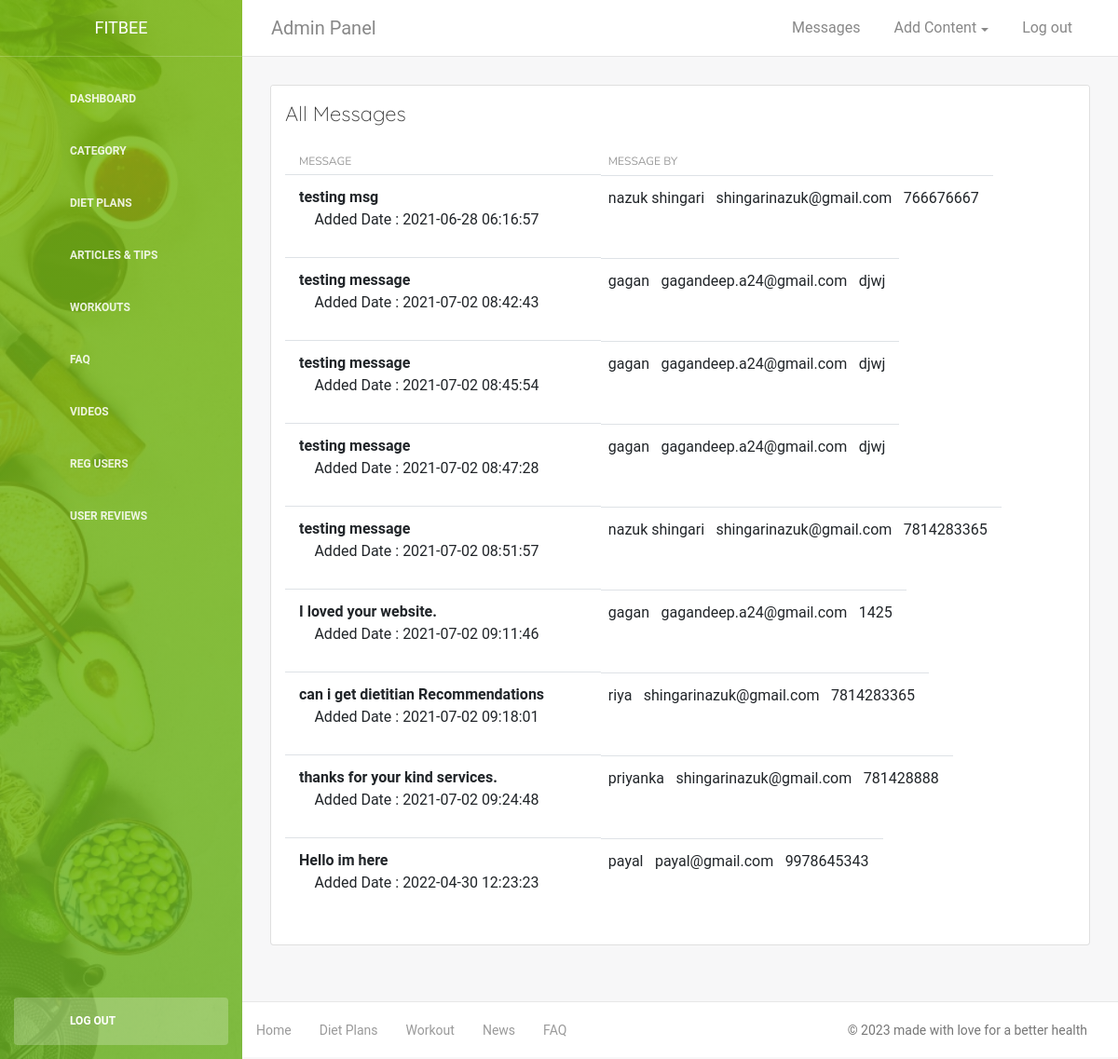
Screenshot of /Modules/allmsg.php (signed in) with the database file from the repository.
### tables this page shows
CREATE TABLE IF NOT EXISTS `contact` (
`msgid` int(11) NOT NULL,
  `emailId` varchar(80) NOT NULL,
  `phnNo` varchar(14) NOT NULL,
  `msg` varchar(600) NOT NULL,
  `name` varchar(40) NOT NULL,
  `msgDate` timestamp NOT NULL DEFAULT CURRENT_TIMESTAMP
);

### Modules/allmsg.php (the view, shortened to what this page needs)
<?php include 'header.php'; ?>
<div class="card-header ">
    <h4 class="card-title">All Messages </h4>
 </div>
<div class="card-body">
	<div class="row">
		<div class="col-md-12">
			<table class="table">
				<thead>
					<tr>
					<th> Message </th>
					<th> Message by	</th>
				</tr>
				</thead>
				<tbody>
		<?php
		$sql="select * from contact";
		$result=$conn->query($sql);
		while($row=$result->fetch_assoc()){
			echo "<tr>";
echo "<td><strong>".$row['msg']."</strong>
		<p> <i class='icofont-calendar text-info'></i> Added Date : ".$row['msgDate']."</p></td>";
		echo "<td><p>".$row['name']."
		</p> <p><i class='icofont-email text-info'></i>".$row['emailId']."</p><p><i class='icofont-phone text-info'></i>".$row['phnNo']."</p></td>";
			echo "</tr>";
		}
		?>
				</tbody>
			</table>
</div></div></div>
<?php include 'footer.php'; ?>

### Modules/header.php (style rules this page uses)
body { font-family: 'Nunito Sans', sans-serif; }
h1,h2,h3,h4,h5 { font-family: 'Quicksand', sans-serif; }
:root { --themeColor1:#86CA2D; --themeColor2:#1CC3CB; --themeColor3:#f59031; --themeColor4:#e74c3c; }

### rows the page displays
contact: msg "testing msg", msgDate "2021-06-28 06:16:57", name "nazuk shingari", emailId "shingarinazuk@gmail.com", phnNo "766676667"
contact: msg "testing message", msgDate "2021-07-02 08:42:43", name "gagan", emailId "gagandeep.a24@gmail.com", phnNo "djwj"
contact: msg "testing message", msgDate "2021-07-02 08:45:54", name "gagan", emailId "gagandeep.a24@gmail.com", phnNo "djwj"
contact: msg "testing message", msgDate "2021-07-02 08:47:28", name "gagan", emailId "gagandeep.a24@gmail.com", phnNo "djwj"
contact: msg "testing message", msgDate "2021-07-02 08:51:57", name "nazuk shingari", emailId "shingarinazuk@gmail.com", phnNo "7814283365"
contact: msg "I loved your website.", msgDate "2021-07-02 09:11:46", name "gagan", emailId "gagandeep.a24@gmail.com", phnNo "1425"
contact: msg "can i get dietitian Recommendations", msgDate "2021-07-02 09:18:01", name "riya", emailId "shingarinazuk@gmail.com", phnNo "7814283365"
contact: msg "thanks for your kind services.", msgDate "2021-07-02 09:24:48", name "priyanka", emailId "shingarinazuk@gmail.com", phnNo "781428888"
contact: msg "Hello im here", msgDate "2022-04-30 12:23:23", name "payal", emailId "payal@gmail.com", phnNo "9978645343"
